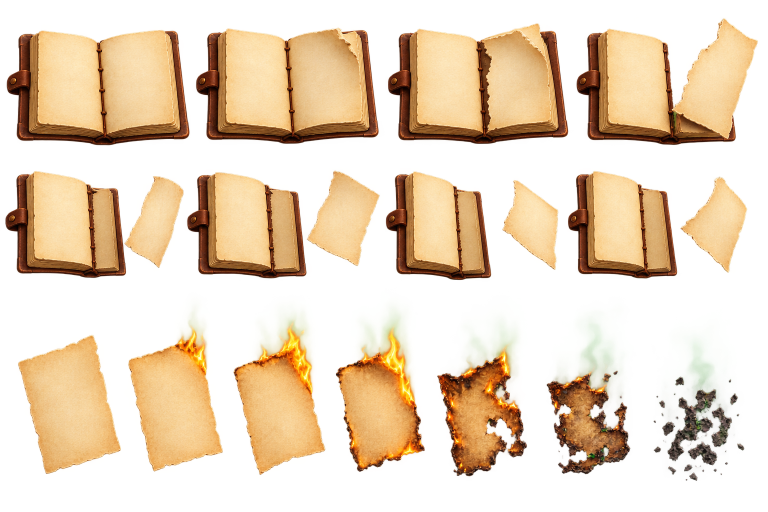
#> input picture assets/journal/_source_gpt_journal_sheet.png, 1536 x 1024 px, given in place of nabal mid.png, which was not available (shown at 1/2 size)
$ python key_feast.py ../assets/journal/_source_gpt_journal_sheet.png ../assets/journal/note_road.jpg
#> lines starting #> are read from the running program, lines starting #| are printed output that depends on the picture; after the words box and inside, x2 and y2 are one past the last pixel; in counts of white or black regions, pixels touching at a corner belong together
#> further down, im is the input picture: PIL image 1536x1024 RGBA; mean R, G, B, A 102.8, 84.2, 48.2, 107.8
"""Glen 11-21: Nabal's new mid (zoomed out, as the camp's) and the feast table for in front of Nabal.
Keys the green the same way key_carmel.py does (its key() copied: that script runs everything on import)."""
import sys, os
import numpy as np
from PIL import Image, ImageFilter
ART, OUT = sys.argv[1], sys.argv[2]
def key(im):
    a = np.asarray(im.convert("RGB")).astype(np.float32)
    r, g, b = a[..., 0], a[..., 1], a[..., 2]
    m = np.maximum(r, b); gx = g - m
    alpha = np.clip(1 - (gx - 40) / 60, 0, 1)
    alpha[(g > 150) & (r < 120) & (b < 120)] = 0
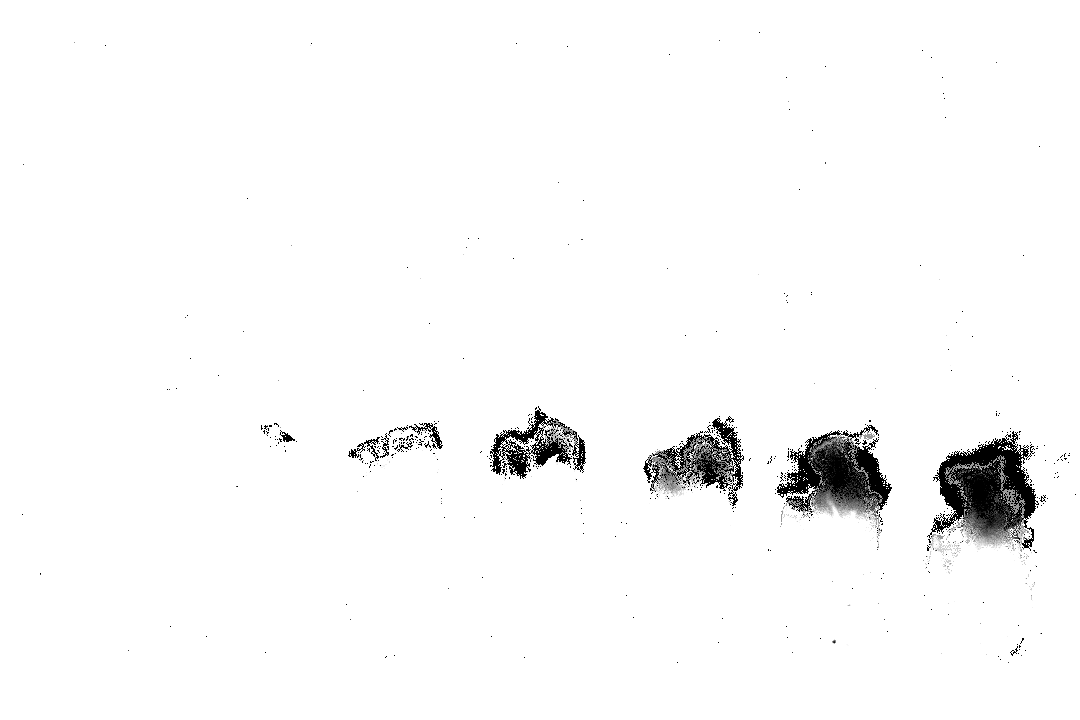
#> alpha: shape (720, 1080) float32; min 0, max 1, mean 0.975
    al = Image.fromarray((alpha * 255).astype(np.uint8)).filter(ImageFilter.MinFilter(3))
    a3 = np.maximum(alpha, 0.05)
    r2, g2, b2 = r / a3, (g - (1 - a3) * 255) / a3, b / a3
    soft = alpha < 0.98
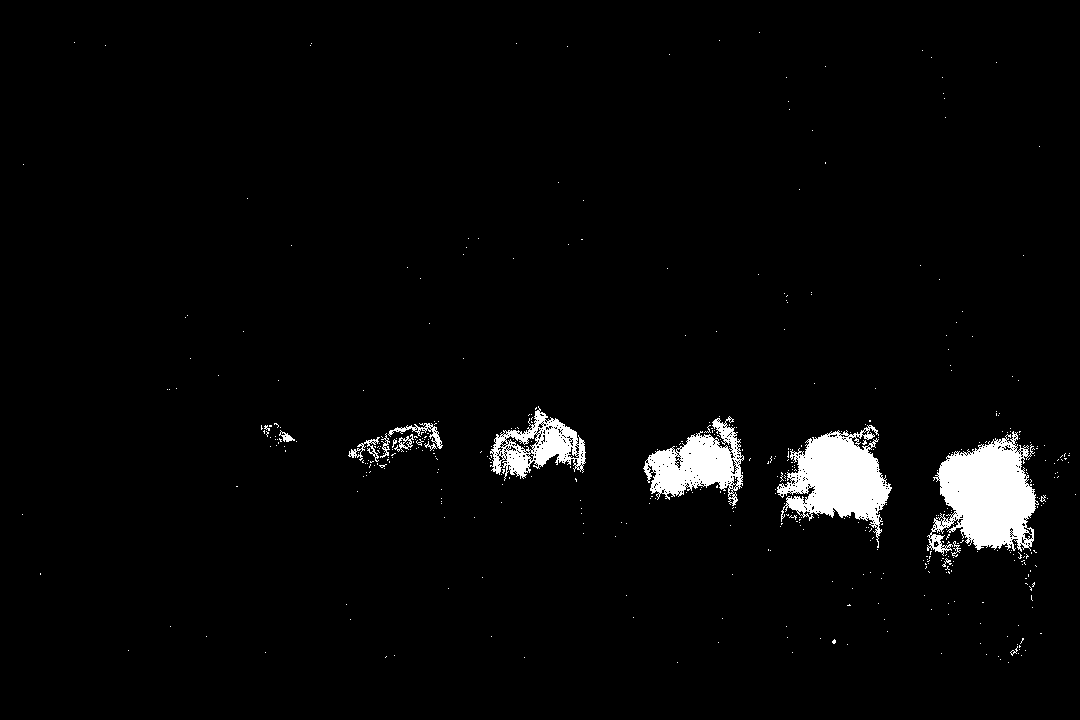
#> soft: shape (720, 1080) bool; 3.2% white; 470 white regions (457 under 20 px), largest, box (x1, y1, x2, y2) and area: (927, 431, 1039, 556) 8343, (777, 425, 892, 548) 6875, (643, 416, 744, 506) 4381
    r, g, b = np.where(soft, r2, r), np.where(soft, g2, g), np.where(soft, b2, b)
    g = np.minimum(g, np.maximum(r, b))
    rgb = np.stack([r, g, b], -1).clip(0, 255).astype(np.uint8)
    out = Image.fromarray(rgb).convert("RGBA"); out.putalpha(al); return out
#> after `out.putalpha(al)`:
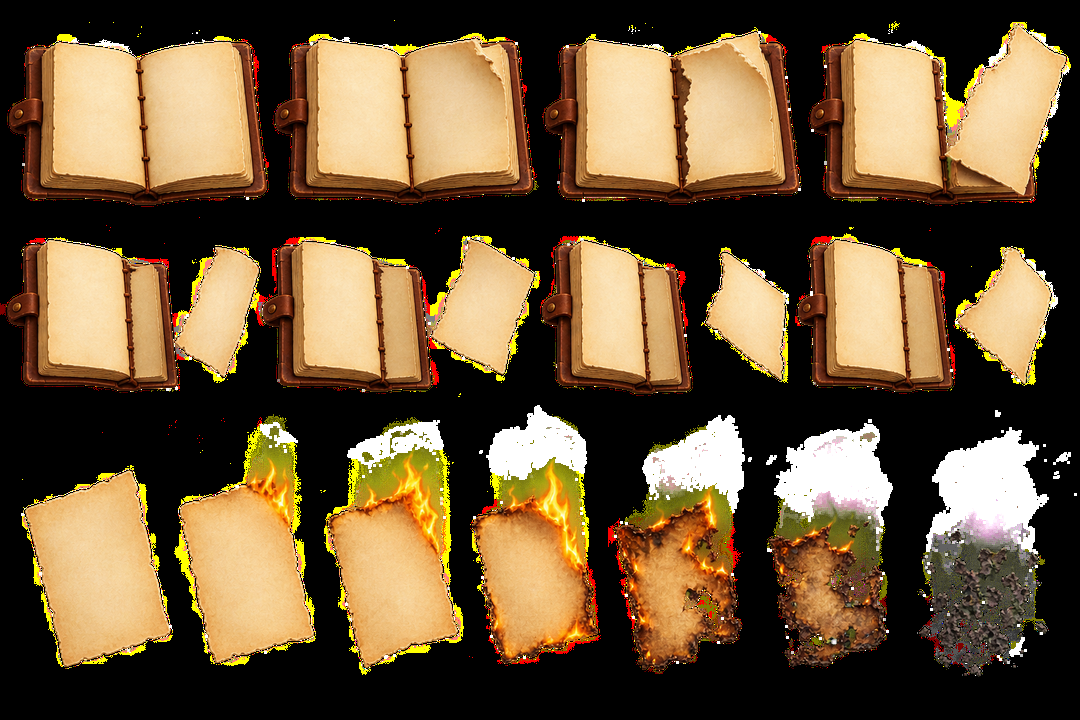
#> out: PIL image 1080x720 RGBA; mean R, G, B, A 104.2, 78.4, 49.8, 244.8; transparent parts drawn white
def crop(k, full_w=False):
#> called with full_w = True
    bb = k.getchannel("A").getbbox()
#> bb = (0, 0, 1080, 720)
    return k.crop((0 if full_w else bb[0], bb[1], k.width if full_w else bb[2], bb[3])), bb
im = Image.open(os.path.join(ART, "nabal mid.png")); im = im.resize((round(im.width * 720 / im.height), 720), Image.LANCZOS)
k, bb = crop(key(im), True); k.save(os.path.join(OUT, "nabal", "mid.png"), optimize=True); print("mid top", bb[1], "size", k.size)
#> after `k, bb = crop(key(im), True)`: bb = (0, 0, 1080, 720)
#| mid top 0 size (1080, 720)
im = Image.open(os.path.join(ART, "feast table.png")); im = im.resize((round(im.width * 720 / im.height), 720), Image.LANCZOS)
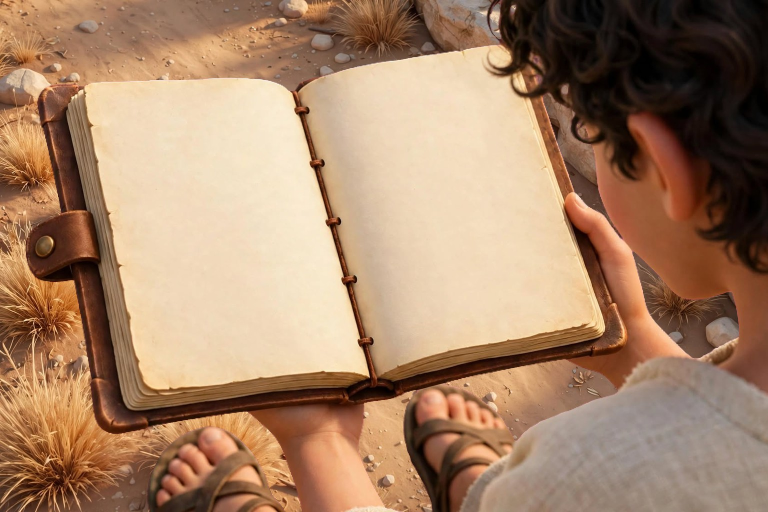
#> input picture assets/journal/note_road.jpg, 1536 x 1024 px, given in place of feast table.png, which was not available (shown at 1/2 size)
#> further down, im is the input picture: PIL image 1536x1024 RGB; mean R, G, B 166.8, 132.5, 105
k, bb = crop(key(im)); k.save(os.path.join(OUT, "kit", "feast_table.png"), optimize=True); print("table size", k.size)
#> in key (call 2), `r, g, b = a[..., 0], a[..., 1], a[..., 2]`:
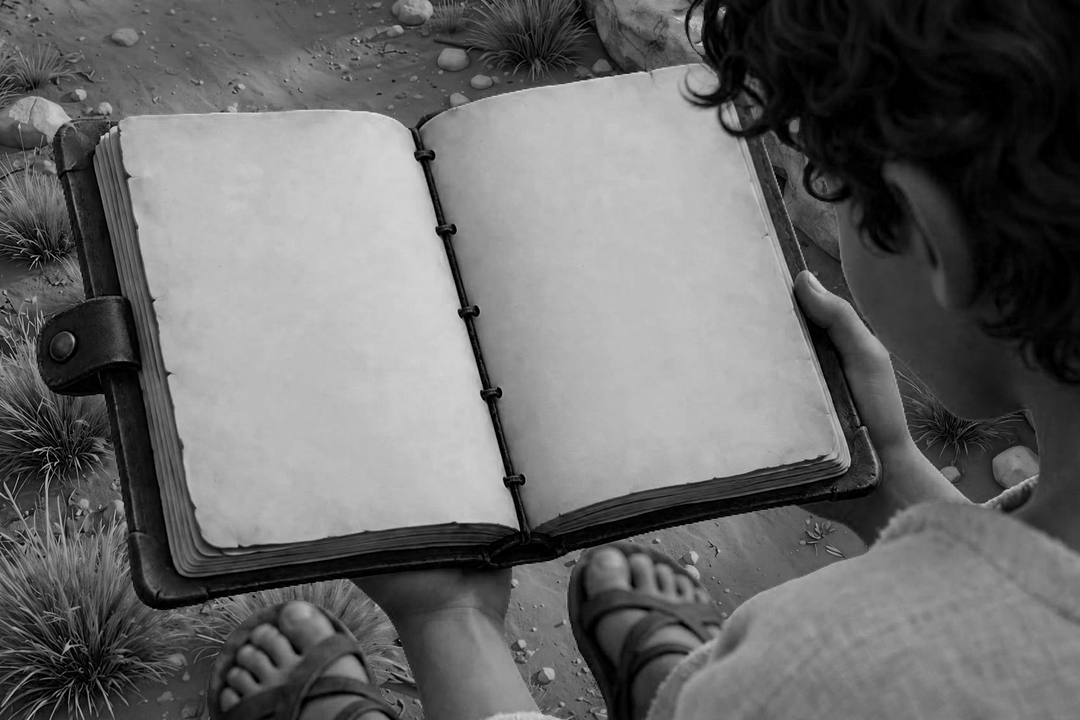
#> b: shape (720, 1080) float32; min 0, max 234, mean 105
#> in key (call 2), `gx = g - m`:
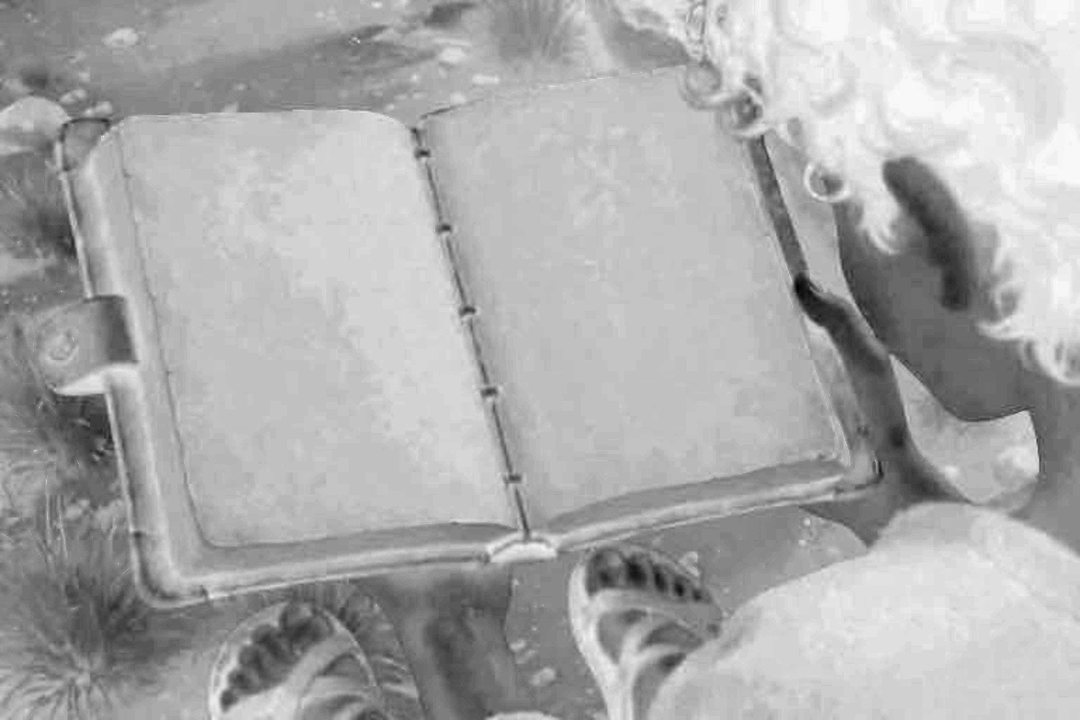
#> gx: shape (720, 1080) float32; min -111, max 3, mean -34.24; drawn with min black and max white
#> in key (call 2), `alpha = np.clip(1 - (gx - 40) / 60, 0, 1)`: alpha: shape (720, 1080) float32; every value is 1
#> in key (call 2), `al = Image.fromarray((alpha * 255).astype(np.uint8)).filter(ImageFilte..`: al: PIL image 1080x720 L; every value is 255
#> in key (call 2), `soft = alpha < 0.98`: soft: shape (720, 1080) bool; every value is 0
#| table size (1080, 720)
